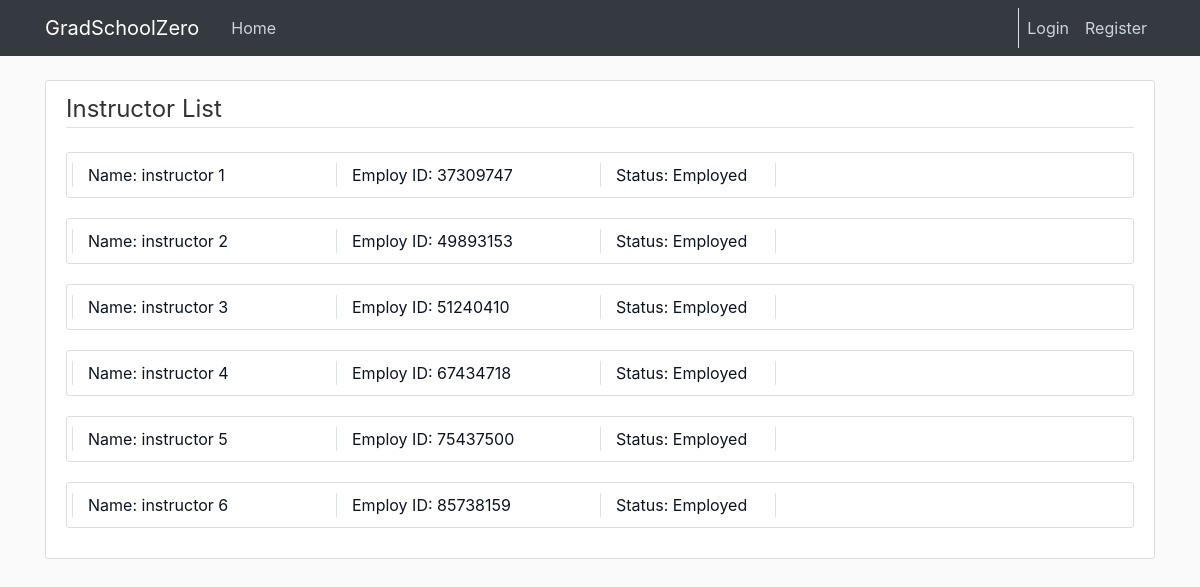
The page /instructor/list on the database as committed earlier.
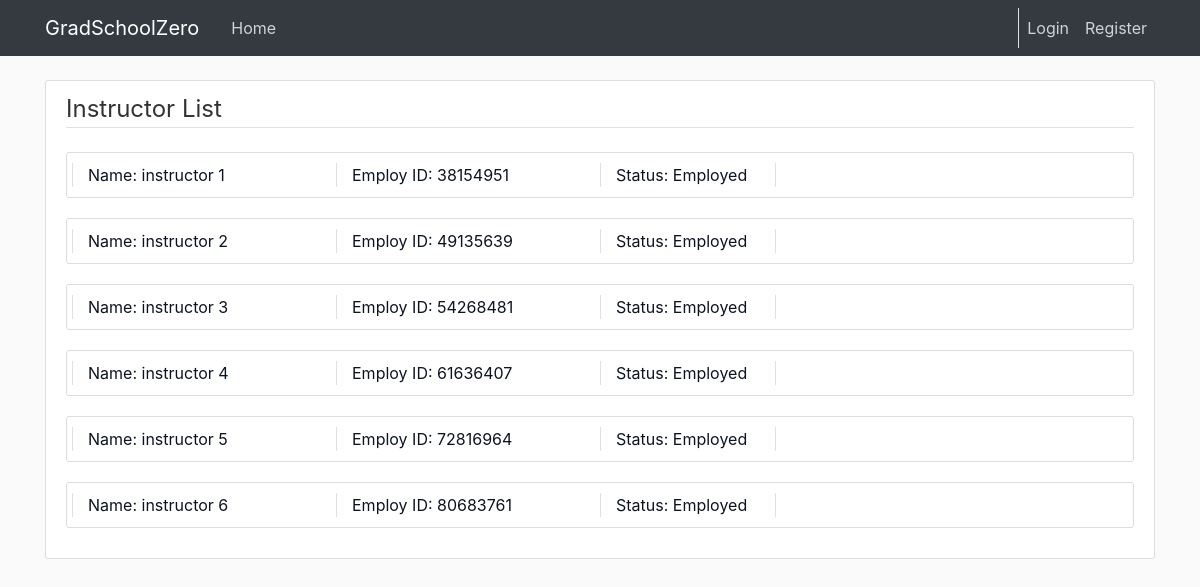
The same page on the database as committed later.
### cunyzero/models.py (models this page shows, shortened)
class Instructor(db.Model):
    ownerId = db.Column(db.Integer, primary_key=True)
    status = db.Column(db.String(20), default='Employed')#fired, suspended, etc.
    firstname = db.Column(db.String(30), nullable=False)
    lastname = db.Column(db.String(30), nullable=False)
    warning = db.Column(db.Integer, nullable = False, default=0)
    user = db.relationship('User', backref='instructorOwner', lazy=True)
    warnings = db.relationship('Warning', backref='targetInstructor', lazy=True)
    courses = db.relationship('Course', backref='instructor', lazy=True)

### cunyzero/routes.py (the view)
@login_required
@app.route('/instructor/list', methods=['GET', 'POST'])
def instructor_manage():
    instructors = Instructor.query.all()
    return render_template("instructor-manage.html", title="Instructor Management", instructors=instructors)

### cunyzero/templates/instructor-manage.html
{% extends "layout.html" %}
{% block content %}
    <div class="content-section">
        <legend class="border-bottom mb-4"> Instructor List </legend>
        {% for instructor in instructors%}
            <article class="btn-outline-info media content-section col-md-12">
                <a class="media-body row" style="text-decoration: none; color: #0d1421" href="{{ url_for('individual_review',role='Instructor',owner_id=instructor.ownerId)}}">
                    <div class="col-md-3 border-left">
                        Name: {{ instructor.firstname }} {{ instructor.lastname }}
                    </div>
                    <div class="col-md-3 border-left">
                        Employ ID:  {{ instructor.ownerId }}
                    </div>
                    <div class="col-md-2 border-left border-right">
                        Status: {{ instructor.status }}
                    </div>
                </a>
            </article>
        {% endfor %}
    </div>
{% endblock content %}

### cunyzero/templates/layout.html (shortened to what this page needs)
<!DOCTYPE html>
<html lang="en">
<head>
    <link rel="stylesheet" href="https://maxcdn.bootstrapcdn.com/bootstrap/4.0.0/css/bootstrap.min.css">
    <link rel="stylesheet" type="text/css" href="{{ url_for('static', filename='main.css') }}">
    <link rel="stylesheet" type="text/css" href="{{ url_for('static', filename='uicons-regular-rounded.css') }}">
</head>
<body id="bootstrap-overrides">
    <header class="site-header">
        <nav class="navbar navbar-expand-md navbar-dark bg-dark fixed-top">
            <div class="container">
                <a class="navbar-brand mr-4" href="/">GradSchoolZero</a>
                <div class="collapse navbar-collapse" id="navbarToggle">
                    <div class="navbar-nav mr-auto">
                        <a class="nav-item nav-link" href="{{ url_for('home') }}">Home</a>
                    </div>
                    <div class="border-left navbar-nav">
                        {% if current_user.is_authenticated %}
                            {% if current_user.role == 'Visitor' %}
                                <a class="nav-item nav-link" href="{{ url_for('enrollment_application') }}">Enrollment</a>
                                <a class="nav-item nav-link" href="{{ url_for('logout') }}">Logout</a>
                            {% else %}
                                {% if current_user.role == "Admin" %}
                                    <a class="nav-item nav-link" href="{{ url_for('change_period') }}">{{current_user.getPeriodName()}}</a>
                                {% else %}
                                     <a class="nav-item nav-link">{{current_user.getPeriodName()}}</a>
                                {% endif %}
                                <a class="nav-item nav-link" href="{{ url_for('account') }}">Account</a>
                                <a class="nav-item nav-link" href="{{ url_for('logout') }}">Logout</a>
                            {% endif %}
                        {% else %}
                            <a class="nav-item nav-link" href="{{ url_for('login') }}">Login</a>
                            <a class="nav-item nav-link" href="{{ url_for('register') }}">Register</a>
                        {% endif %}
                    </div>
                </div>
            </div>
        </nav>
    </header>
    <main role="main" class="container">
        <div class="row">
            <div class="col-md-12">
                {% block content %}{% endblock %}
            </div>
        </div>
    </main>
</body>
</html>

### cunyzero/static/main.css (style rules this page uses)
body { background: #fafafa; color: #333333; margin-top: 5rem; }
.site-header .navbar-nav .nav-link { color: #cbd5db; }
.content-section { background: #ffffff; padding: 10px 20px; border: 1px solid #dddddd; border-radius: 3px; margin-bottom: 20px; }

Rows that differ between the two databases and show on the page:
removed Instructor: firstname "instructor", lastname "1", ownerId "37309747", status "Employed"
removed Instructor: firstname "instructor", lastname "2", ownerId "49893153", status "Employed"
removed Instructor: firstname "instructor", lastname "3", ownerId "51240410", status "Employed"
removed Instructor: firstname "instructor", lastname "4", ownerId "67434718", status "Employed"
removed Instructor: firstname "instructor", lastname "5", ownerId "75437500", status "Employed"
removed Instructor: firstname "instructor", lastname "6", ownerId "85738159", status "Employed"
added Instructor: firstname "instructor", lastname "1", ownerId "38154951", status "Employed"
added Instructor: firstname "instructor", lastname "2", ownerId "49135639", status "Employed"
added Instructor: firstname "instructor", lastname "3", ownerId "54268481", status "Employed"
added Instructor: firstname "instructor", lastname "4", ownerId "61636407", status "Employed"
added Instructor: firstname "instructor", lastname "5", ownerId "72816964", status "Employed"
added Instructor: firstname "instructor", lastname "6", ownerId "80683761", status "Employed"
